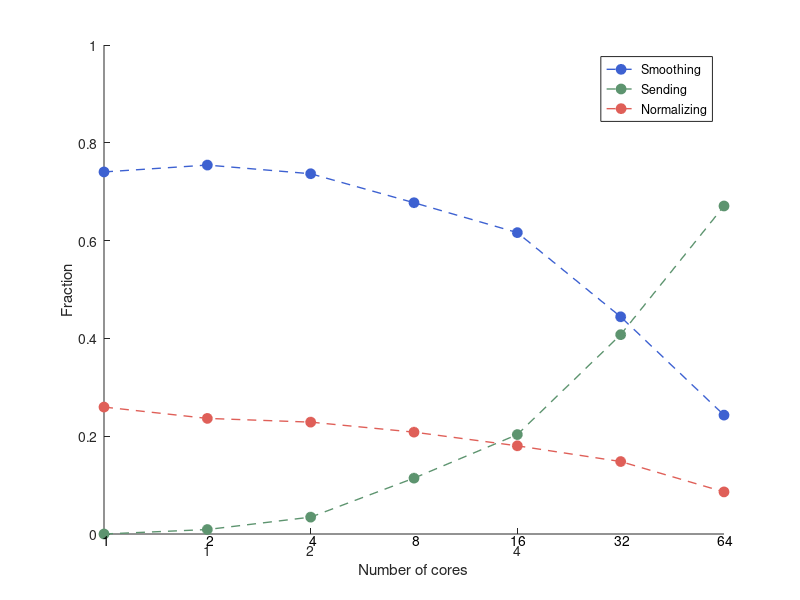
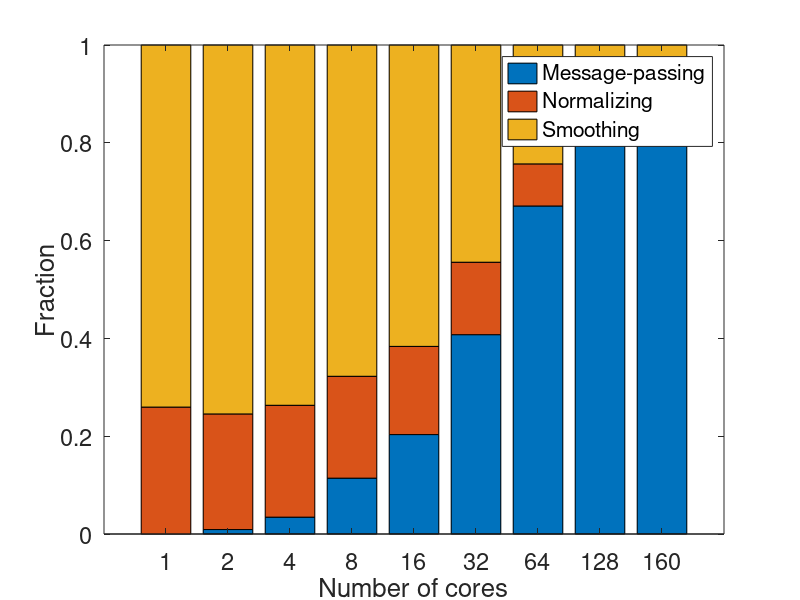

Recreate these plots in MATLAB, in order.
clc; clear all; close all; 

% 20 x 20 blocks
% upscaling factor: 100


T_total = [
51.2
25.25
13.23
7.856
4.428
2.956
2.257
3.082
3.811
];

T_jacobi = [
37.91
19.05
9.747
5.322
2.729
1.313
0.5487
0.2052
0.2021
];

T_send = [
0
0.2308
0.4563
0.8975
0.9004
1.205
1.514
2.797
3.531
];

%T_total = T_total(1:7);
%T_jacobi = T_jacobi(1:7);
%T_send = T_send(1:7);


T_norm = T_total - T_jacobi - T_send;



T_j_frac = T_jacobi./T_total

T_s_frac = T_send./T_total

T_n_frac = T_norm./T_total;

T_s_frac(6)

x = [
1
2
4
8
16
32
64
128
160    
]';


my_green_1 = [93 148 111] ./ 255;
my_green_2 = [87 160 37] ./ 255;

my_blue_1 = [61 97 209] ./ 255;
my_blue_2 = [89 89 224] ./ 255;

my_red_1 = [223 95 88] ./ 255;
my_red_2 = [193 8 23] ./ 255;


xt = [0 1 2 3 4 5 6 7 8  ];
%FigHandle = figure('Position', [1200, 200, 500, 500]);
FigHandle = figure('Position', [1200, 200, 13*29, 11.5*29]);
hold on; 
plot(log2(x),T_j_frac,'--o','Color',my_blue_1, 'LineWidth', 1, ...
   'MarkerSize', 7, 'MarkerEdgeColor', my_blue_1, 'MarkerFaceColor', my_blue_1); 
plot(log2(x),T_s_frac,'--o','Color',my_green_1, 'LineWidth', 1, ...
   'MarkerSize', 7, 'MarkerEdgeColor', my_green_1, 'MarkerFaceColor', my_green_1); 
plot(log2(x),T_n_frac,'--o','Color',my_red_1, 'LineWidth', 1, ...
   'MarkerSize', 7, 'MarkerEdgeColor', my_red_1, 'MarkerFaceColor', my_red_1);
yl = get(gca, 'YLim');
str = cellstr( num2str(x(:)) );      %# format x-ticks as 2^{xx}
hTxt = text(xt, yl(ones(size(xt))), str, ...   %# create text at same locations
    'Interpreter','tex', ...                   %# specify tex interpreter
    'VerticalAlignment','top', ...             %# v-align to be underneath
    'HorizontalAlignment','center' ); 


LEG1 = legend('Smoothing','Sending', 'Normalizing');
xlabel('Number of cores');
ylabel('Fraction');
axis([0,6,0,1]);
set(gca,'xtick',x);
set(gca,'ytick',[0:0.2:1]);
set(LEG1);


%{
set(gcf,'Units','inches');
screenposition = get(gcf,'Position');
set(gcf,...
    'PaperPosition',[0 0 screenposition(3:4)],...
    'PaperSize',[screenposition(3:4)]);
print -dpdf -painters unstuctured_fraction
%}







newY = [ T_s_frac T_n_frac T_j_frac   ];

FigHandle = figure('Position', [1200, 200, 80*length(x), 400]);
bar(newY,'stacked');  %# Create a stacked histogram
set(gca, 'XTickLabel',[])        ;            
xt = get(gca, 'XTick');
set(gca, 'XTick', xt, 'XTickLabel', x)
set(gca,'ytick',[0:0.2:1]);
set(LEG1);
xlabel('Number of cores');
ylabel('Fraction');
LEG1 = legend('Message-passing','Normalizing', 'Smoothing');
colormap([my_red_1; my_blue_1; my_green_1]);
set(gca,'fontsize',17);

set(gca,'XLim',[0.5 12.5],'YLim',[0 1]);


set(gca,'XLim',[0 10],'YLim',[0 1]);



